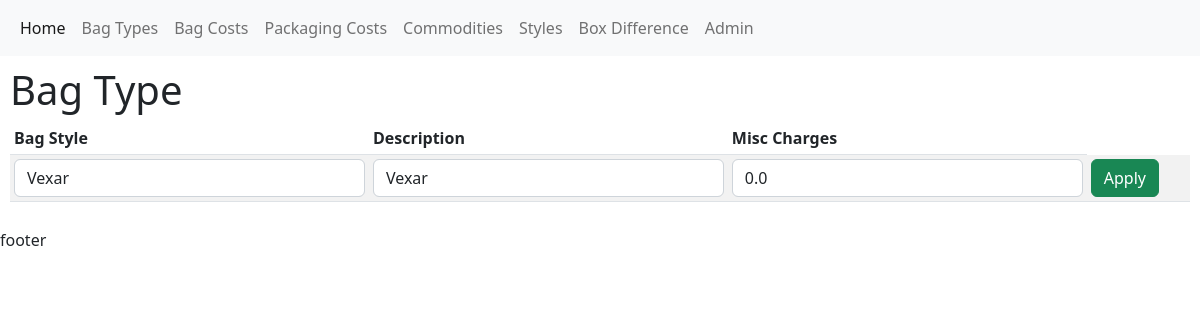
The app's page /updateBagType/2acdebb2-ff7c-49f3-b265-75a2dd8c8d45 with its own data.
### charge/models.py (models this page shows, shortened)
class BagType(models.Model):
    id = models.UUIDField(primary_key=True, default=uuid.uuid4, unique=True, editable=False)
    bagType = models.CharField(max_length=50, null=True)
    description = models.TextField(null=True)
    miscCharges = models.FloatField(default=0, null=False)

### charge/views.py (the view)
# urls.py: path('updateBagType/<pk>', views.updateBagType, name="updateBagType"),
def updateBagType(request, pk):
    entry = BagType.objects.get(id=pk)
    form = BagTypeForm(instance=entry)
    if request.method == 'POST':
        form = BagTypeForm(request.POST, instance=entry)
        if form.is_valid():
            form.save()
            return redirect('BagTypes')
    ctx = {'form': form}
    return render(request, 'charge/bagTypeForm.html', ctx)

### charge/forms.py
class BagTypeForm(ModelForm):
    class Meta:
        model = BagType
        fields=['bagType', 'description', 'miscCharges']
        widgets = {
            'bagType': forms.TextInput(attrs={'class': 'form-control'}),
            'description': forms.TextInput(attrs={'class': 'form-control'}),
            'miscCharges': forms.TextInput(attrs={'class': 'form-control'}),
        }

### charge/templates/charge/bagTypeForm.html (shortened to what this page needs)
{% extends 'main.html'%}
{% load widget_tweaks %}
{% block content %}
<h1>Bag Type</h1>
<div class="table-responsive">
<table class="table table-striped table-sm">
    <thead>
        <tr>
            <th>Bag Style</th>
            <th>Description</th>
            <th>Misc Charges</th>
        </tr>
    </thead>
    <tr>
        <form action="" method="POST">
            <td>{{form.bagType }}</td>
            <td>{{ form.description }}</td>
            <td>{{ form.miscCharges }}</td>
            <td><button class="btn btn-success">Apply</button></td>
        </form>
    </tr>
</table>
</div>
{% endblock %}

### records on screen
BagType: bagType "Vexar", description "Vexar", miscCharges "0.0"
